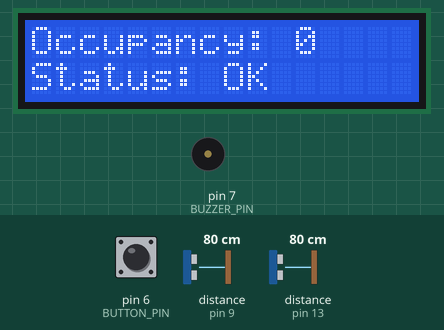
Recording of a sketch running on a simulated Arduino Uno, built with avr-gcc and run on an emulated ATmega328P. Shown: 16×2 character LCD, buzzer (waves = sounding, pin HIGH). Wiring (inferred from the names in the program): 2 × ultrasonic range finder: trigger pin 8, echo pin 9 / trigger pin 10, echo pin 13. The test bench sets the inputs (shaded band); at power-on: distance to the obstacle (sensors on pin 9, pin 13) 80 cm, pin 6 (BUTTON_PIN) HIGH. The echo pulse lasts 58.3 µs per cm; pins used as bus, display or sensor lines are not drawn; what the sketch prints to the serial monitor is not drawn.

Above: at 1.2 s.
1.3 s: distance to the obstacle (sensor on pin 9) set to 2 cm
At 3.3 s:
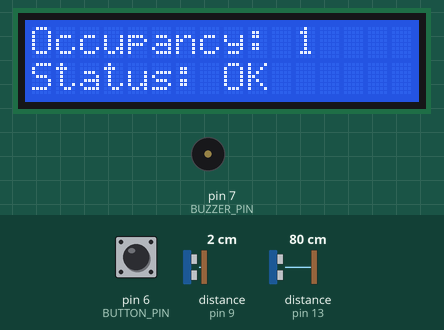
4.3 s: pin 6 (BUTTON_PIN) pulled LOW for 1 s
At 5.3 s:
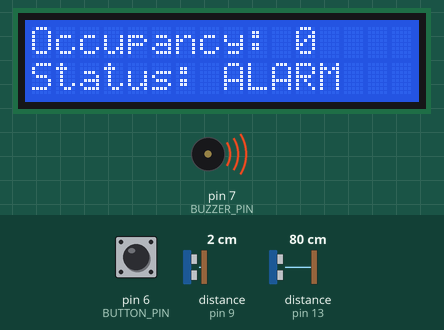
8.3 s: distance to the obstacle (sensor on pin 13) set to 23 cm
10.0 s: distance to the obstacle (sensor on pin 13) set to 18 cm
11.8 s: pin 6 (BUTTON_PIN) pulled LOW for 3.2 s
At 13.8 s:
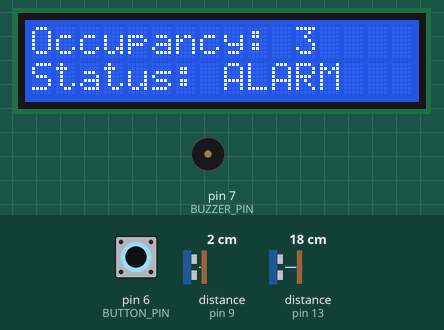
16.5 s: distance to the obstacle (sensor on pin 13) set to 35 cm
At 19.6 s:
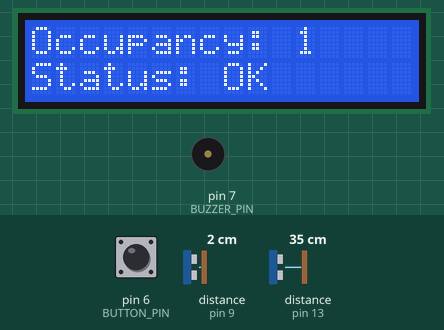
Timing chart, 0 to 20.5 s (numbered marks = the images above; inputs shaded):
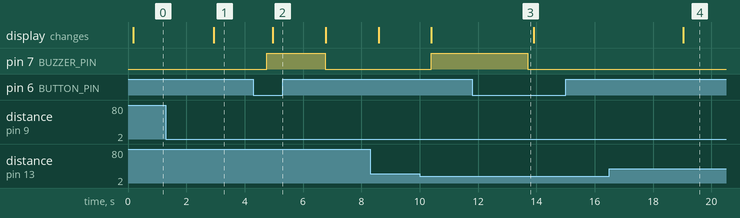

Measured:
- after the input at 1.3 s, the display: changes after 1.6 s (image 1)
- after the input at 4.3 s, pin 7 (BUZZER_PIN): LOW → HIGH after 0.45 s instead of 2.3 s
- after the input at 11.8 s, pin 7 (BUZZER_PIN): HIGH → LOW after 1.9 s
- after the input at 16.5 s, the display: changes after 2.5 s (image 4)

The sketch:

samrt_room_ocupancy.ino
```cpp
// Smart Room Occupancy Monitor (Modular Version)
// Refactored to modularize logic into separate components
// Uses: 2x Ultrasonic Sensors, LCD (I2C), Button, Buzzer
// Goal: Count people in/out, enforce limit, toggle alarm with button

#include <Wire.h> // Replace with: Wire.h
#include <LiquidCrystal.h> //Replace with: LiquidCrystal.h (LCD display library)

// Define LCD pin connections
const int RS = 12, E = 11, D4 = 5, D5 = 4, D6 = 3, D7 = 2;
// Create LCD object for standard 16x2 screen
LiquidCrystal lcd(RS, E, D4, D5, D6, D7);

// Define pin assignments
#define TRIG_IN 8     // Trigger pin for entrance ultrasonic sensor
#define ECHO_IN 9     // Echo pin for entrance ultrasonic sensor
#define TRIG_OUT 10    // Trigger pin for exit ultrasonic sensor
#define ECHO_OUT  13  // Echo pin for exit ultrasonic sensor
#define BUTTON_PIN 6  // Pin connected to the alarm toggle button
#define BUZZER_PIN 7  // Pin connected to the buzzer output

// Global state variables
int occupancy = 0;                      // Current number of people in the room
const int MAX_OCCUPANCY = 3;           // Maximum number of people allowed
bool alarmTriggered = false;           // Tracks whether the alarm is active
bool lastButtonState = HIGH;           // Stores previous state of the button for edge detection


// ----------- SENSOR MODULE -----------

// Initializes ultrasonic sensor pins
void setupUltrasonicSensors() {
  pinMode(TRIG_IN, OUTPUT);  // Set entrance trigger pin as output
  pinMode(ECHO_IN, INPUT);   // Set entrance echo pin as input
  pinMode(TRIG_OUT, OUTPUT); // Set exit trigger pin as output
  pinMode(ECHO_OUT, INPUT);  // Set exit echo pin as input
}

// Reads distance from ultrasonic sensor using trigger and echo pins
float readDistance(int trigPin, int echoPin) {
  digitalWrite(trigPin, LOW);            // Ensure trigger is LOW
  delayMicroseconds(2);                  // Small delay for stability
  digitalWrite(trigPin, HIGH);           // Trigger ultrasonic burst
  delayMicroseconds(10);                 // Duration of burst
  digitalWrite(trigPin, LOW);            // Turn off trigger
  float duration = pulseIn(echoPin, HIGH); // Read echo duration
  return duration * 0.034 / 2;           // Convert time to distance in cm
}
void checkEntryExit() {
  // Read IN sensor
  long distIn = readDistance(TRIG_IN, ECHO_IN);
  delay(100); // Let echoes die out before triggering next sensor

  // Read OUT sensor
  long distOut = readDistance(TRIG_OUT, ECHO_OUT);

  Serial.print("Distance IN: ");
  Serial.print(distIn);
  Serial.print(" cm\t");

  Serial.print("Distance OUT: ");
  Serial.print(distOut);
  Serial.println(" cm");

  if (distIn < 20) {
    occupancy++;
    delay(1500); // Debounce: allow time for person to move through
  }

  if (distOut < 20 && occupancy > 0) {
    occupancy--;
    delay(1500);
  }
}


// Updates the content on the LCD
void updateDisplay() {
  lcd.clear();                      // clears the lcd to not overload
  lcd.setCursor(0, 0);             // Move cursor to start of first line
  lcd.print("Occupancy:     ");    // Clear existing number
  lcd.setCursor(11, 0);            // Move cursor to position to print number
  lcd.print(occupancy);           // Display current occupancy
  lcd.setCursor(0, 1);             // Move cursor to start of second line
  lcd.print("Status:       ");     // Clear existing status
  lcd.setCursor(8, 1);             // Move to status position
  lcd.print(alarmTriggered ? "ALARM" : "OK"); // Show alarm status
}

// ----------- ALARM MODULE -----------

// Initializes alarm (buzzer and button)
void setupAlarmSystem() {
  pinMode(BUZZER_PIN, OUTPUT);      // Set buzzer as output
  pinMode(BUTTON_PIN, INPUT_PULLUP); // Set button with internal pull-up resistor
}

// Activates the buzzer alarm
void triggerAlarm() {
  digitalWrite(BUZZER_PIN, HIGH);   // Turn on buzzer
  alarmTriggered = true;            // Mark alarm as active
}

// Deactivates the buzzer alarm
void disableAlarm() {
  digitalWrite(BUZZER_PIN, LOW);    // Turn off buzzer
  alarmTriggered = false;           // Mark alarm as inactive
}

// Toggles alarm state (on/off)
void toggleAlarm() {
  if (alarmTriggered) disableAlarm(); // If alarm is active, disable it
  else triggerAlarm();                // Otherwise, enable it
}

// Detects a button press and toggles the alarm
void handleButtonPress() {
  bool buttonState = digitalRead(BUTTON_PIN); // Read current button state
  if (buttonState == LOW && lastButtonState == HIGH) { // New press detected
    toggleAlarm();      // Toggle the alarm state
    occupancy = 0;      // Reset occupancy to 0
    delay(200);         // Debounce delay
  }
  lastButtonState = buttonState; // Update last state
}

// ----------- ARDUINO STANDARD FUNCTIONS -----------

// Runs once at startup
void setup() {
  setupUltrasonicSensors();   // Configure ultrasonic pins
  setupAlarmSystem();         // Initialize alarm system
  Serial.begin(9600);         // Start serial communication
  lcd.begin(16,2);                // Initialize LCD
}

// Runs repeatedly
void loop() {

  checkEntryExit();           // Check for entries or exits
 if (occupancy >= MAX_OCCUPANCY) { // If over the limit
    triggerAlarm();           // Activate alarm
  }
  if (occupancy< MAX_OCCUPANCY) {
    disableAlarm();
  }
  handleButtonPress();        // Listen for manual alarm toggle
  updateDisplay();            // Refresh LCD display
  delay(200);                 // Loop delay


}
```
